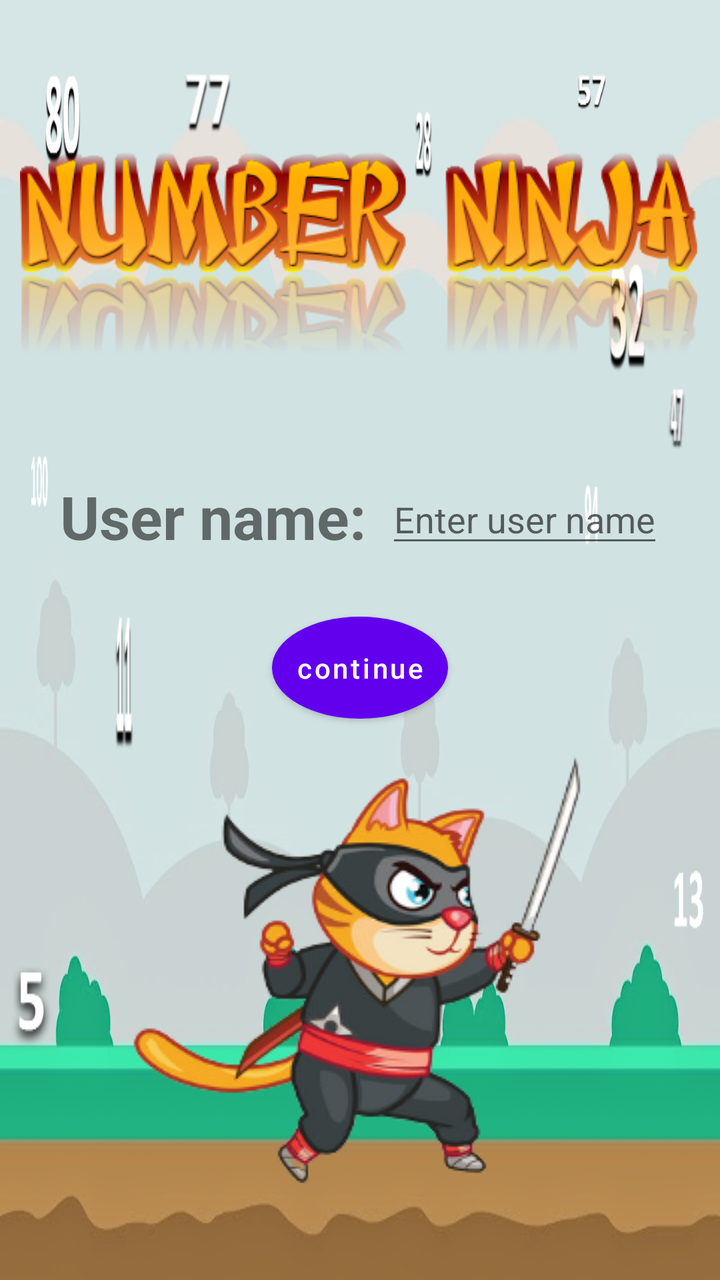
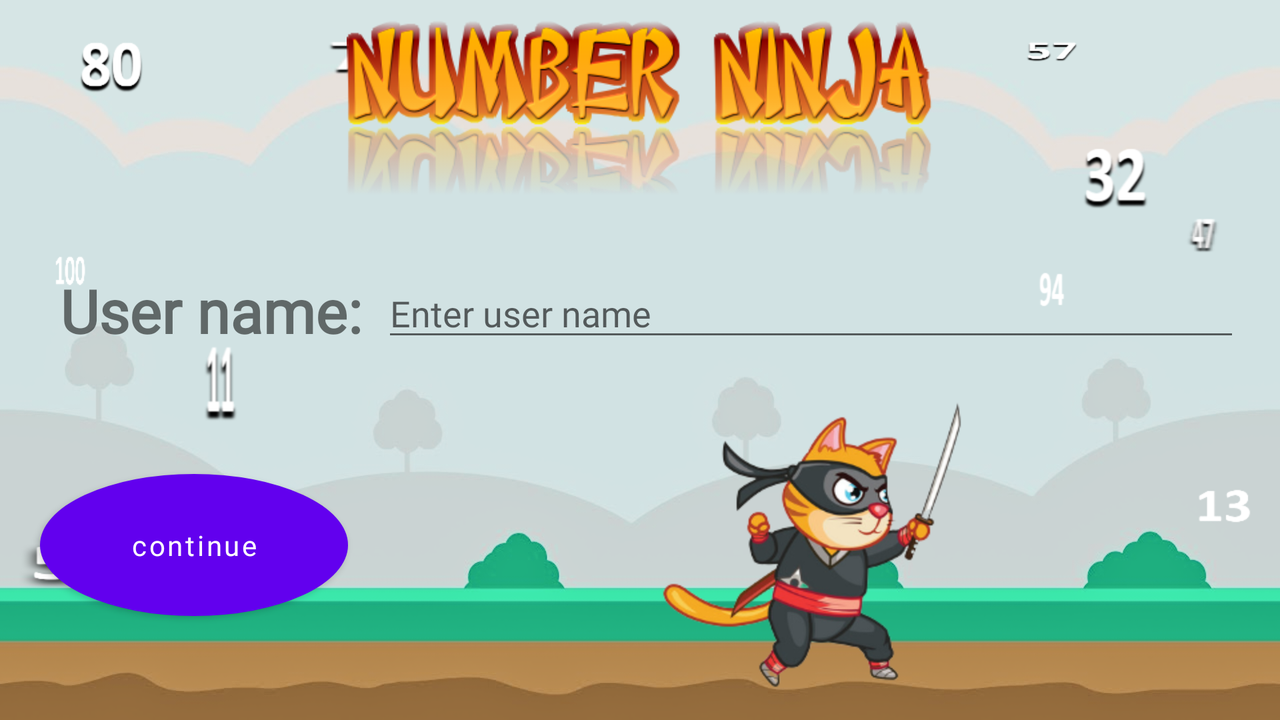

An Android layout and its configuration variant, each rendered on a device that would load it. The default file and the variant file are quoted in full after the pictures.
<!-- AndroidManifest.xml: application theme Theme.NumberNinja -->
<!-- res/layout/activity_main.xml -->
<?xml version="1.0" encoding="utf-8"?>
<LinearLayout
    xmlns:android="http://schemas.android.com/apk/res/android"
    android:layout_width="match_parent"
    android:layout_height="match_parent"
    android:background="@drawable/maxresdefault"
    android:orientation="vertical"
    android:forceDarkAllowed="true"

    android:layout_gravity="center_vertical"
    android:layout_weight="20"
    android:padding="10dp">

    <LinearLayout
        android:layout_width="match_parent"
        android:layout_height="wrap_content"
        android:orientation="horizontal">


        <ImageView
            android:layout_width="match_parent"
            android:layout_height="wrap_content"
            android:paddingTop="45dp"
            android:src="@drawable/titelogo">

        </ImageView>
    </LinearLayout>



    <LinearLayout
        android:layout_width="match_parent"
        android:layout_height="wrap_content"
        android:padding="10dp"
        android:orientation="horizontal">

        <TextView
            android:layout_width="wrap_content"
            android:layout_height="wrap_content"
            android:text="User name:"
            android:textStyle="bold"
            android:layout_gravity="center"
            android:padding="10dp"
            android:id="@+id/user_tv"
            android:textSize="30dp">

        </TextView>

        <EditText
            android:layout_width="wrap_content"
            android:layout_height="wrap_content"
            android:id="@+id/user_etd"
            android:layout_gravity="center"
            android:hint="Enter user name">

        </EditText>


    </LinearLayout>














    <Button
        android:layout_width="wrap_content"
        android:layout_height="wrap_content"
        android:layout_gravity="center"
        android:id="@+id/btn_continue"
        android:textAllCaps="false"
        android:clickable="true"
        android:backgroundTint="@null"
        android:padding="10dp"
        android:background="@drawable/btn_selector"
        android:layout_margin="10dp"
        android:text="continue" />

    <ImageView
        android:layout_width="wrap_content"
        android:layout_height="wrap_content"
        android:layout_gravity="center"
        android:id="@+id/ninja_animation"
        android:src="@drawable/ninja_animation">

    </ImageView>




</LinearLayout>
<!-- resources referenced by this layout -->
<resources>
  <!-- drawable btn_selector (drawable-v24) -->
  <?xml version="1.0" encoding="utf-8"?>
  <selector xmlns:android="http://schemas.android.com/apk/res/android">
      <item android:state_enabled="false">
          <shape android:shape="oval">
              <solid android:color="@color/purple_200"/>
              <corners android:radius="20dp"/>
              <padding android:right="10dp"/>
              <gradient android:startColor="@color/purple_500" android:endColor="@color/bluewhite"
                  android:angle="45">
  
              </gradient>
              <stroke android:dashGap="@dimen/cardview_compat_inset_shadow"/>
          </shape>
  
      </item>
      <item android:state_pressed="true">
          <shape android:shape="rectangle">
              <solid android:color="@color/blue"/>
              <corners android:radius="20dp"/>
              <padding android:right="10dp"/>
              <stroke android:dashGap="@dimen/cardview_compat_inset_shadow"/>
          </shape>
  
      </item>
      <item android:state_selected="true">
          <shape android:shape="rectangle">
              <solid android:color="@color/purple_200"/>
              <corners android:radius="20dp"/>
              <padding android:right="10dp"/>
              <stroke android:dashGap="@dimen/cardview_compat_inset_shadow"/>
              <gradient android:startColor="@color/purple_200" android:endColor="@color/purple_500"
                  android:angle="45">
              </gradient>
  
          </shape>
  
      </item>
  </selector>
  <!-- drawable maxresdefault: png bitmap (drawable-v24, 235923 bytes) -->
  <!-- drawable ninja_animation (drawable) -->
  <?xml version="1.0" encoding="utf-8"?>
  <animation-list xmlns:android="http://schemas.android.com/apk/res/android"
      android:oneshot="false">
      <item android:drawable="@drawable/cat1" android:duration="300"/>
      <item android:drawable="@drawable/cat2" android:duration="300"/>
      <item android:drawable="@drawable/cat3" android:duration="300"/>
  
  
  
  </animation-list>
  <!-- drawable titelogo: png bitmap (drawable-v24, 59252 bytes) -->
  <style name="Theme.NumberNinja" parent="Theme.MaterialComponents.DayNight.DarkActionBar">
          
          <item name="colorPrimary">@color/purple_500</item>
          <item name="colorPrimaryVariant">@color/purple_700</item>
          <item name="colorOnPrimary">@color/white</item>
          
          <item name="colorSecondary">@color/teal_200</item>
          <item name="colorSecondaryVariant">@color/teal_700</item>
          <item name="colorOnSecondary">@color/black</item>
          
          <item name="android:statusBarColor" tools:targetApi="l">?attr/colorPrimaryVariant</item>
          
      </style>
  <color name="purple_200">#FFBB86FC</color>
  <color name="purple_500">#FF6200EE</color>
  <color name="bluewhite">#2196F3</color>
  <color name="blue">#F9F9F9</color>
  <!-- drawable cat1: png bitmap (drawable-v24, 52495 bytes) -->
  <!-- drawable cat2: png bitmap (drawable-v24, 50992 bytes) -->
  <!-- drawable cat3: png bitmap (drawable-v24, 74605 bytes) -->
  <color name="purple_700">#FF3700B3</color>
  <color name="white">#FFFFFFFF</color>
  <color name="teal_200">#FF03DAC5</color>
  <color name="teal_700">#FF018786</color>
  <color name="black">#FF000000</color>
</resources>
<!-- res/layout-land/activity_main.xml (the repository's variant of the layout above) -->
<!-- drawn on the phone turned sideways -->
<?xml version="1.0" encoding="utf-8"?>
<LinearLayout
    xmlns:android="http://schemas.android.com/apk/res/android"
    android:layout_width="match_parent"
    android:layout_height="match_parent"
    android:background="@drawable/maxresdefault"
    android:orientation="vertical"
    android:padding="10dp"
    android:layout_weight="20"
    android:forceDarkAllowed="true"

    android:layout_gravity="center_vertical">

    <LinearLayout
        android:layout_width="match_parent"
        android:layout_height="wrap_content"
        android:layout_weight="6"
        android:orientation="horizontal">


        <ImageView
            android:layout_width="match_parent"
            android:layout_height="wrap_content"
            android:src="@drawable/titelogo">

        </ImageView>
    </LinearLayout>

    <LinearLayout
        android:layout_width="match_parent"
        android:layout_height="wrap_content"
        android:padding="10dp"
        android:orientation="horizontal">

        <TextView
            android:layout_width="wrap_content"
            android:layout_height="wrap_content"
            android:text="User name:"
            android:fontFamily="@font/aclonica"

            android:textStyle="bold"
            android:layout_gravity="center"
            android:padding="10dp"
            android:id="@+id/user_tv"
            android:textSize="30dp">

        </TextView>

        <EditText
            android:layout_width="wrap_content"
            android:layout_height="wrap_content"
            android:id="@+id/user_etd"
            android:fontFamily="@font/aclonica"
            android:layout_weight="5"
            android:layout_gravity="center"
            android:hint="Enter user name">

        </EditText>


    </LinearLayout>


    
    
    
    
    
    
    
    
    
    

    
    <LinearLayout
        android:layout_width="match_parent"
        android:layout_height="wrap_content"
        android:orientation="horizontal"
        android:layout_weight="8"
        android:layout_gravity="center">

        <Button
            android:layout_width="wrap_content"
            android:layout_height="wrap_content"
            android:id="@+id/btn_continue"
            android:textAllCaps="false"
            android:clickable="true"
            android:layout_weight="1"
            android:layout_gravity="center"
            android:backgroundTint="@null"
            android:padding="20dp"
            android:fontFamily="@font/aclonica"
            android:background="@drawable/btn_selector"
            android:layout_margin="10dp"
            android:text="continue" />

        <ImageView
            android:layout_width="wrap_content"
            android:layout_height="wrap_content"
            android:layout_gravity="center|left"
            android:layout_weight="4"
            android:id="@+id/ninja_animation"
            android:src="@drawable/ninja_animation">

        </ImageView>
    </LinearLayout>




</LinearLayout>
